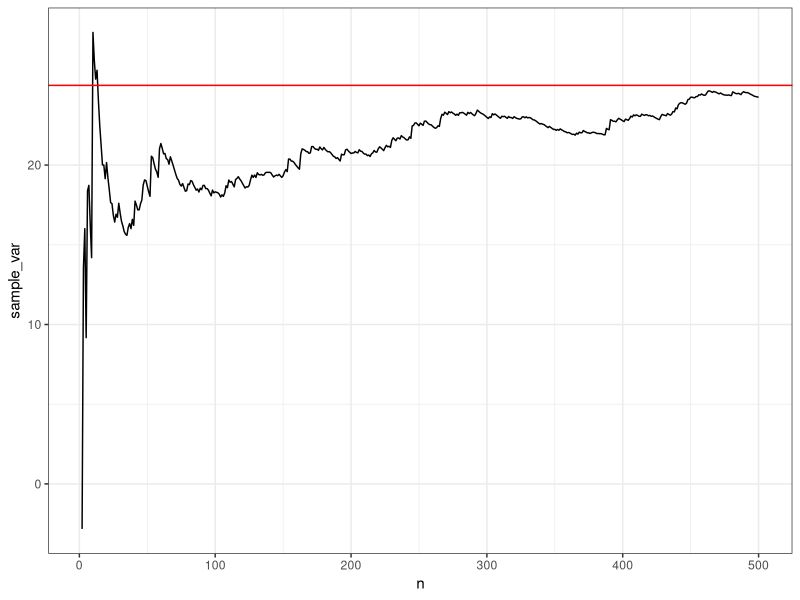
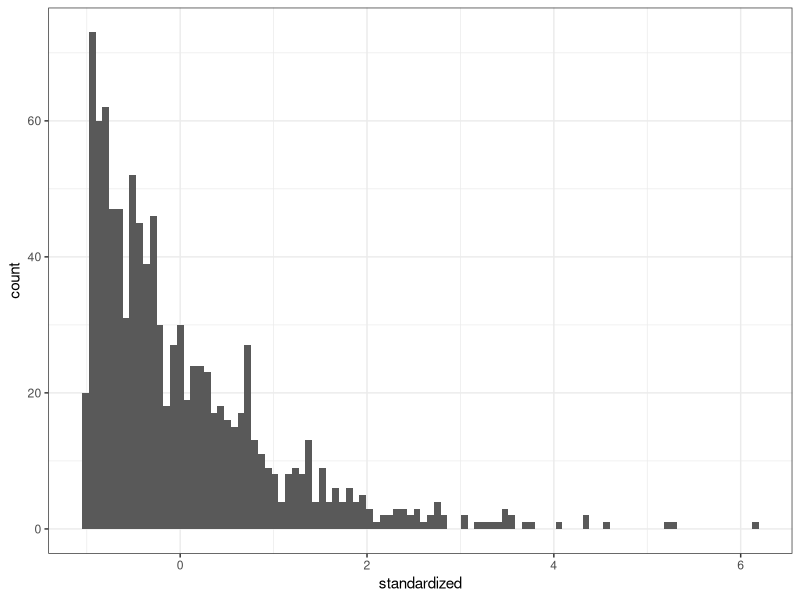

These figures' R source, in order:
## ---- chunk 1
options(htmltools.dir.version = FALSE, fig.width = 3, fig.height = 3)
knitr::opts_chunk$set(fig.dim=c(3, 3), fig.align = "center")
library(tidyverse)
## ---- chunk 2
set.seed(0)
rv <- tibble(x = rnorm(500, mean = 0, sd = 5)) %>% 
  mutate(cumsum_x = cumsum(x),
         n = seq_along(x),
         average_x = cumsum_x/n,
         sample_var = (1/(n-1))*cumsum(x^2-average_x^2)) %>% 
  slice(-1)

ggplot(rv, aes(x = n, y = sample_var)) + 
  geom_line() + 
  geom_hline(aes(yintercept=25), color = "red") +
  theme_bw()

## ---- chunk 3

sample_size <- 1
lambda <- 1

suppressMessages(
rv_binom <- matrix(rexp(n = sample_size*1000, rate = lambda), nrow = sample_size, ncol = 1000) %>% 
  as_tibble(.name_repair = "unique") %>% 
  pivot_longer(cols = everything(), names_to = "var", values_to = "value") %>% 
  group_by(var) %>% 
  summarize(mean = mean(value)) %>% 
  mutate(standardized = (mean - 1/lambda)/((1/lambda)/sqrt(sample_size))))

ggplot(rv_binom, aes(x = standardized)) + 
  geom_histogram(bins = 100) + 
  theme_bw()

